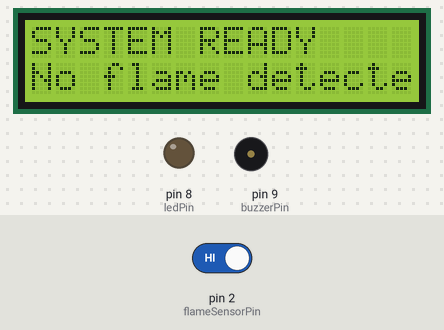
A sketch run on a simulated Arduino Uno, built with avr-gcc and run on an emulated ATmega328P. On the bench: 16×2 character LCD, output pins drawn as LEDs (lit = HIGH), buzzer (waves = sounding). Inputs (shaded band) come from the test bench; at power-on: pin 2 (flameSensorPin) HIGH. What the sketch prints to the serial monitor is not drawn.

Above: at 1.2 s.
1.3 s: pin 2 (flameSensorPin) driven LOW
At 1.8 s:
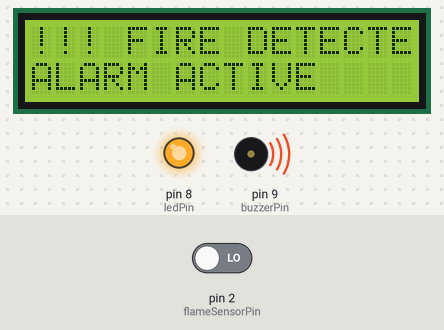
3.0 s: pin 2 (flameSensorPin) driven HIGH
At 4.4 s:
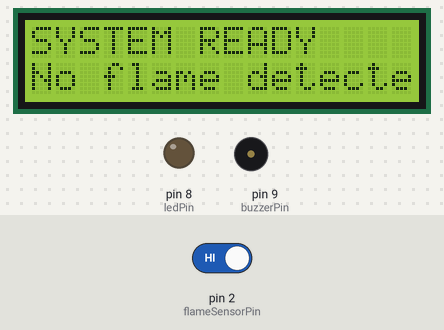
Timing chart, 0 to 6.0 s (numbered marks = the images above; inputs shaded):
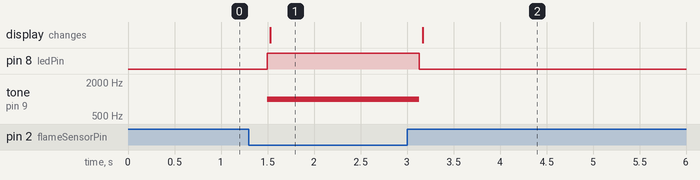

Measured:
- after the input at 1.3 s, pin 8 (ledPin): LOW → HIGH after 0.20 s; tone on pin 9 (buzzerPin): silent → 1000 Hz after 0.20 s; the display: changes after 0.23 s (image 1)
- after the input at 3.0 s, pin 8 (ledPin): HIGH → LOW after 0.13 s; tone on pin 9 (buzzerPin): 1000 Hz → silent after 0.13 s; the display: changes after 0.17 s (image 2)

The sketch:

Fire_Alarm.ino
```cpp
#include <Wire.h>
#include <LiquidCrystal_I2C.h>

// Pin definitions
const int flameSensorPin = 2; // Digital input from flame sensor
const int ledPin = 8;         // Red LED
const int buzzerPin = 9;      // Passive buzzer control (via transistor)

// LCD setup (I2C)
LiquidCrystal_I2C lcd(0x27, 16, 2); // 0x27 is common I2C address, 16x2 LCD

void setup() {
  pinMode(flameSensorPin, INPUT);
  pinMode(ledPin, OUTPUT);
  pinMode(buzzerPin, OUTPUT);

  Serial.begin(9600);

  // Initialize LCD
  lcd.init();
  lcd.backlight();

  lcd.setCursor(0,0);
  lcd.print("SYSTEM READY");
  lcd.setCursor(0,1);
  lcd.print("No flame detected");

  Serial.println("🔥 Flame Sensor Fire Alarm Initialized");
}

void loop() {
  int flameState = digitalRead(flameSensorPin);

  if (flameState == LOW) { // Flame detected
    digitalWrite(ledPin, HIGH);       // Turn on LED
    tone(buzzerPin, 1000);            // Passive buzzer ON at 1kHz

    Serial.println("🔥 Flame Detected! Alarm ON");

    // Update LCD
    lcd.setCursor(0,0);
    lcd.print("!!! FIRE DETECTED");   // Attention-grabbing
    lcd.setCursor(0,1);
    lcd.print("ALARM ACTIVE      "); // Pad spaces to clear old text

  } else { // No flame
    digitalWrite(ledPin, LOW);
    noTone(buzzerPin);                // Passive buzzer OFF

    Serial.println("No flame detected.");

    // Update LCD
    lcd.setCursor(0,0);
    lcd.print("SYSTEM READY      ");  // Pad spaces to clear old text
    lcd.setCursor(0,1);
    lcd.print("No flame detected");
  }

  delay(200); // Short delay for stability
}
```
